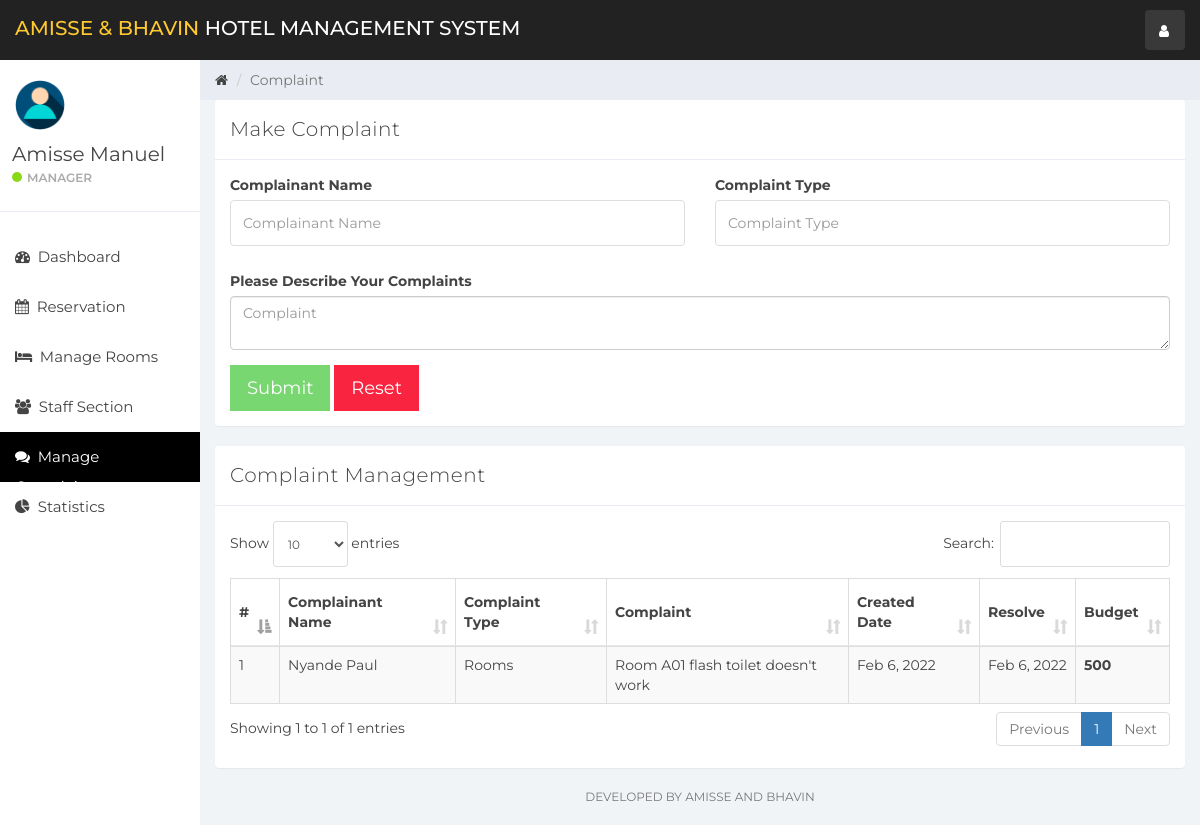
/index.php?complain (signed in), run on the app's committed database.
### tables this page shows
CREATE TABLE `user` (
  `id` int(11) NOT NULL,
  `name` varchar(100) NOT NULL,
  `username` varchar(15) NOT NULL,
  `email` varchar(100) NOT NULL,
  `password` varchar(100) NOT NULL,
  `created_at` timestamp NOT NULL DEFAULT current_timestamp()
);

CREATE TABLE `complaint` (
  `id` int(11) NOT NULL,
  `complainant_name` varchar(100) NOT NULL,
  `complaint_type` varchar(100) NOT NULL,
  `complaint` varchar(200) NOT NULL,
  `created_at` timestamp NOT NULL DEFAULT current_timestamp(),
  `resolve_status` tinyint(1) NOT NULL,
  `resolve_date` timestamp NULL DEFAULT current_timestamp() ON UPDATE current_timestamp(),
  `budget` int(11) DEFAULT NULL
);

### complain.php (the view, shortened to what this page needs)
<div class="col-sm-9 col-sm-offset-3 col-lg-10 col-lg-offset-2 main">
    <div class="row">
        <ol class="breadcrumb">
            <li><a href="#">
                    <em class="fa fa-home"></em>
                </a></li>
            <li class="active">Complaint</li>
        </ol>
    </div>
    <div class="row">
        <div class="col-lg-12">
            <div class="panel panel-default">
                <div class="panel-heading">Make Complaint</div>
                <div class="panel-body">
                    <form role="form"  data-toggle="validator" method="post" action="ajax.php">
                        <div class="row">
                            <div class="form-group col-lg-6">
                                <label>Complainant Name</label>
                                <input type="text" class="form-control" placeholder="Complainant Name" name="complainant_name" required>
                            </div>
                            <div class="form-group col-lg-6">
                                <label>Complaint Type</label>
                                <input type="text" class="form-control" placeholder="Complaint Type" name="complaint_type" required>
                            </div>
                            <div class="form-group col-lg-12">
                                <label>Please Describe Your Complaints</label>
                                <textarea class="form-control" name="complaint" placeholder="Complaint" required></textarea>
                            </div>
                        </div>
                        <button type="submit" class="btn btn-lg btn-success" name="createComplaint" style="border-radius:0%">Submit</button>
                        <button type="reset" class="btn btn-lg btn-danger" style="border-radius:0%">Reset</button>
                    </form>
                </div>
            </div>
        </div>
    </div>
    <div class="row">
        <div class="col-lg-12">
            <div class="panel panel-default">
                <div class="panel-heading">Complaint Management</div>
                <div class="panel-body">
                    <table class="table table-striped table-bordered table-responsive" cellspacing="0" width="100%" id="rooms">
                        <thead>
                        <tr>
                            <th>#</th>
                            <th>Complainant Name</th>
                            <th>Complaint Type</th>
                            <th>Complaint</th>
                            <th>Created Date</th>
                            <th>Resolve</th>
                            <th>Budget</th>
                        </tr>
                        </thead>
                        <tbody>
                        <?php
                        $complaint_query = "SELECT * FROM complaint";
                        $complaint_result = mysqli_query($connection, $complaint_query);
                        if (mysqli_num_rows($complaint_result) > 0) {
                            $num = 0;
                            while ($complaint = mysqli_fetch_assoc($complaint_result)) {
                                $num++
                                ?>
                                <tr>
                                    <td><?php echo $num ?></td>
                                    <td><?php echo $complaint['complainant_name'] ?></td>
                                    <td><?php echo $complaint['complaint_type'] ?></td>
                                    <td><?php echo $complaint['complaint'] ?></td>
                                    <td><?php echo date('M j, Y',strtotime($complaint['created_at'])) ?></td>
                                    <td>
                                        <?php if(!$complaint['resolve_status']){
                                            echo '<button class="btn btn-info" data-toggle="modal" style="border-radius:0%" data-target="#complaintModal" data-id="' . $complaint['id'] . '" id="complaint">Resolve</a>';
                                        } else{
                                            echo date('M j, Y',strtotime($complaint['resolve_date']));
                                        }
                                        ?>
                                    </td>
                                    <th><?php echo $complaint['budget'] ?></th>
                                </tr>
                            <?php }
                        } else {
                            echo "No Rooms";
                        }
                        ?>
                        </tbody>
                    </table>
                </div>
            </div>
        </div>
    </div>
    <div class="row">
        <div class="col-sm-12">
        <p class="back-link">Developed By Amisse and Bhavin</p>
        </div>
    </div>
</div>

### sidebar.php (shortened to what this page needs)
<div id="sidebar-collapse" class="col-sm-3 col-lg-2 sidebar">
    <div class="profile-sidebar">
        <div class="profile-userpic">
            <img src="img/user.png" class="img-responsive" alt="">
        </div>
        <div class="profile-usertitle">
            <div class="profile-usertitle-name"><?php echo $user['name'];?></div>
            <div class="profile-usertitle-status"><span class="indicator label-success"></span>Manager</div>
        </div>
    </div>
    <ul class="nav menu">
    <?php
        if (isset($_GET['dashboard'])){ ?>
            <li class="active">
                <a href="index.php?dashboard"><em class="fa fa-dashboard">&nbsp;</em>
                    Dashboard
                </a>
            </li>
        <?php } else{?>
            <li>
                <a href="index.php?dashboard"><em class="fa fa-dashboard">&nbsp;</em>
                    Dashboard
                </a>
            </li>
        <?php }
        if (isset($_GET['reservation'])){ ?>
            <li class="active">
            <a href="index.php?reservation"><em class="fa fa-calendar">&nbsp;</em>
                    Reservation
                </a>
            </li>
        <?php } else{?>
            <li>
            <a href="index.php?reservation"><em class="fa fa-calendar">&nbsp;</em>
                    Reservation
                </a>
            </li>
        <?php }
        if (isset($_GET['room_mang'])){ ?>
            <li class="active">
                <a href="index.php?room_mang"><em class="fa fa-bed">&nbsp;</em>
                    Manage Rooms
                </a>
            </li>
        <?php } else{?>
            <li>
            <a href="index.php?room_mang"><em class="fa fa-bed">&nbsp;</em>
                    Manage Rooms
                </a>
            </li>
        <?php }
        if (isset($_GET['staff_mang'])){ ?>
            <li class="active">
                <a href="index.php?staff_mang"><em class="fa fa-users">&nbsp;</em>
                    Staff Section
                </a>
            </li>
        <?php } else{?>
            <li>
                <a href="index.php?staff_mang"><em class="fa fa-users">&nbsp;</em>
                    Staff Section
                </a>
            </li>
        <?php }
        if (isset($_GET['complain'])){ ?>
            <li class="active">
                <a href="index.php?complain"><em class="fa fa-comments">&nbsp;</em>
                    Manage Complaints
                </a>
            </li>
        <?php }
        ?>
        <?php
        if (isset($_GET['statistics'])){ ?>
            <li class="active">
                <a href="index.php?statistics"><em class="fa fa-pie-chart">&nbsp;</em>
                    Statistics
                </a>
            </li>
        <?php } else{?>
        <li>
            <a href="index.php?statistics"><em class="fa fa-pie-chart">&nbsp;</em>
                Statistics
            </a>
        </li>
<?php }?>
    </ul>
</div>

### css/styles.css (style rules this page uses)
body { background: #f1f4f7; padding-top: 60px; font-size: 14px; color: #444444; font-family: "Montserrat", "Helvetica Neue", Helvetica, Arial, sans-serif; }
p { color: #777; }
a, a:hover, a:focus { color: #444444; }
input.form-control { border: 1px solid #ddd; box-shadow: none; height: 46px; }
.btn-success, .btn-success:hover, .btn-success:focus, .btn-success:active, .btn-success.active, .open > .dropdown-toggle.btn-success, .btn-success.disabled, .btn-success[disabled], fieldset[disabled] .btn-success, .btn-success.disabled:hover, .btn-success[disabled]:hover, fieldset[disabled] .btn-success:hover, .btn-success.disabled:focus, .btn-success[disabled]:focus, fieldset[disabled] .btn-success:focus, .btn-success.disabled:active, .btn-success[disabled]:active, fieldset[disabled] .btn-success:active, .btn-success.disabled.active, .btn-success[disabled].active, fieldset[disabled] .btn-success.active { background-color: #32c328; border-color: #32c328; }
.btn-danger, .btn-danger:hover, .btn-danger:focus, .btn-danger:active, .btn-danger.active, .open > .dropdown-toggle.btn-danger, .btn-danger.disabled, .btn-danger[disabled], fieldset[disabled] .btn-danger, .btn-danger.disabled:hover, .btn-danger[disabled]:hover, fieldset[disabled] .btn-danger:hover, .btn-danger.disabled:focus, .btn-danger[disabled]:focus, fieldset[disabled] .btn-danger:focus, .btn-danger.disabled:active, .btn-danger[disabled]:active, fieldset[disabled] .btn-danger:active, .btn-danger.disabled.active, .btn-danger[disabled].active, fieldset[disabled] .btn-danger.active { background-color: #f9243f; border-color: #f9243f; }
.label-success { background-color: #8ad919; }
.panel { border: 0; }
.panel-heading { font-size: 20px; font-weight: 300; letter-spacing: 0.025em; height: 60px; line-height: 38px; }
.panel-default .panel-heading { background: #fff; border-bottom: 1px solid #e9ecf2; color: #444444; }
.sidebar { display: block; padding: 0; display: none; box-shadow: none; background: #fff; }
.sidebar ul { margin: 20px 0px; }
@media (min-width: 768px) { .sidebar { display: block; position: fixed; top: 60px; bottom: 0; left: 0; z-index: 1000; display: block; margin: 0; padding: 0; overflow-x: hidden; overflow-y: auto; } }
.sidebar ul.nav .active a, .sidebar ul.nav li.parent a.active, .sidebar ul.nav .active > a:hover, .sidebar ul.nav li.parent a.active:hover, .sidebar ul.nav .active > a:focus, .sidebar ul.nav li.parent a.active:focus { color: #fff; background-color: #000000; }
.sidebar ul.nav li a { height: 50px; font-size: 15px; line-height: 2em; color: #444444; }
.profile-sidebar { padding: 10px 0; border-bottom: 1px solid #e9ecf2; }
.indicator { width: 10px; height: 10px; display: inline-block; border-radius: 9999px; margin-right: 5px; }
.profile-userpic img { float: left; margin: 10px 0px 0px 15px; width: 50px; height: 50px; border-radius: 9999px !important; }
.profile-usertitle { float: left; text-align: left; margin: 10px 0 0 12px; }
.profile-usertitle-name { font-size: 20px; margin-bottom: 0px; }
.profile-usertitle-status { text-transform: uppercase; color: #aaa; font-size: 12px; font-weight: 600; margin-bottom: 15px; }
.breadcrumb { border-radius: 0; padding: 10px 15px 10px 15px; background: #e9ecf2; margin: 0; }
.table { background: #fff; }
.table > thead > tr > th { border-bottom: 1px solid #e6e7e8; vertical-align: middle; height: 50px; }
p.back-link { text-align: center; margin-bottom: 20px; font-size: 12px; text-transform: uppercase; }

### data on the page
user: name "Amisse Manuel"
complaint: complainant_name "Nyande Paul", complaint_type "Rooms", complaint "Room A01 flash toilet doesn't work", created_at "Feb 6, 2022", resolve_date "Feb 6, 2022", budget "500"
